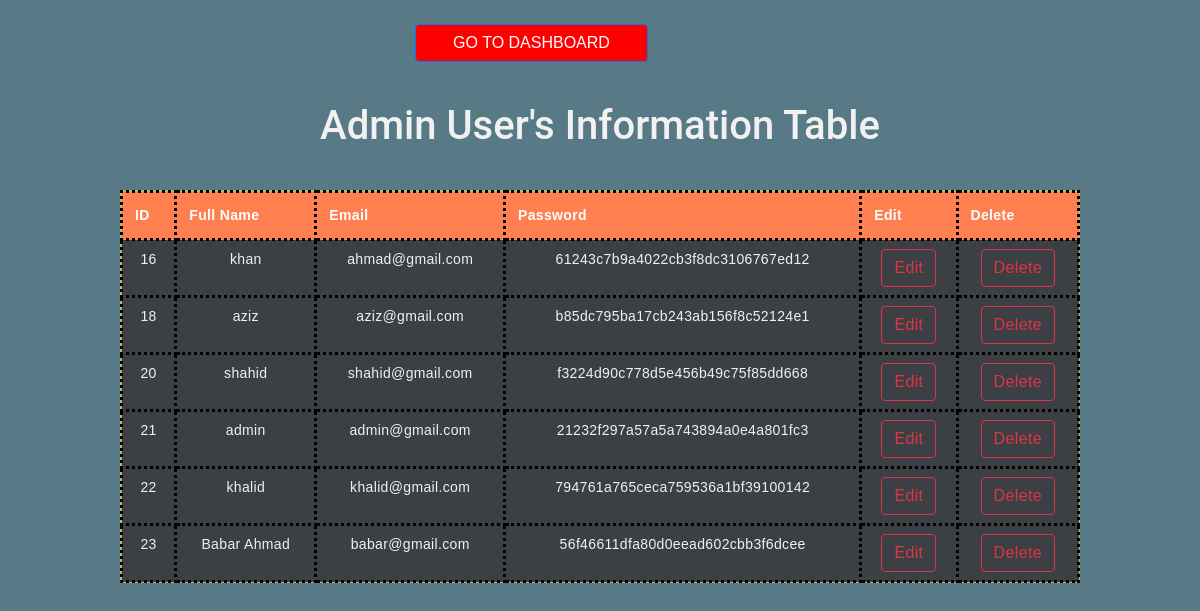
Page /admin/adminedit.php on the committed database.
### tables this page shows
CREATE TABLE `users` (
  `id` int(11) NOT NULL,
  `username` varchar(255) NOT NULL,
  `email` varchar(255) NOT NULL,
  `password` varchar(255) NOT NULL
);

### admin/adminedit.php (the view, shortened to what this page needs)
<!DOCTYPE html>
<html lang="en">
<head>
  <link href="assets/vendor/bootstrap/css/bootstrap.min.css" rel="stylesheet">
  <link href="assets/vendor/icofont/icofont.min.css" rel="stylesheet">
  <link href="assets/vendor/boxicons/css/boxicons.min.css" rel="stylesheet">
  <link href="assets/vendor/owl.carousel/assets/owl.carousel.min.css" rel="stylesheet">
  <link href="assets/vendor/aos/aos.css" rel="stylesheet">
  <link href="css/style.css" rel="stylesheet">
</head>
<body>
<div class="col-md-6 offset-md-4 mt-6"><br>
                  <a href="http://localhost/blood/admin/dashboard/index1.php">     <input type="" name="HOME" class="btn btn-primary" value="GO TO DASHBOARD">  </a>
                  </div>
    <div class="table-container">
        <h1 class="heading"> Admin User's Information Table</h1>
        <table class="table">
                <thead>
                        <tr>
                          <th scope="col"> ID </th>
                          <th scope="col"> Full Name </th>
                          <th scope="col">Email</th>
                          <th scope="col">Password</th>
                          <th scope="col">Edit</th>
                          <th scope="col">Delete</th>
                </thead>
                <?php
include "config.php";
$query=" select * from users";
$data=mysqli_query($conn,$query);
while($result=mysqli_fetch_assoc($data))
{
    echo "
<tr>
<td>".$result['id']."</td>
<td>".$result['username']."</td>
<td>".$result['email']."</td>
<td>".$result['password']."</td>
<td><a href='adminedittable.php? ID=$result[id] &username=$result[username]&email=$result[email]&password=$result[password]'   class='btn btn-outline-danger'>Edit</a></td>
<td><a href='admindelete.php? ID=$result[id]' class='btn btn-outline-danger'>Delete</a></td>
";
}
?>
</table>
        </div>
</body>
</html>

### admin/CSS/style.css (style rules this page uses)
body { font-family: "Open Sans", sans-serif; color: #4d4643; }
a { color: #1bbd36; }
h1, h2, h3, h4, h5, h6 { font-family: "Roboto", sans-serif; }
.btn-primary { color: #fff; background-color: RED; border-color: #007bff; }

### admin/adminedit.php (style rules this page uses)
* { margin:0%; padding: 0%; box-sizing: border-box; }
body { background: #587986; font-family:sans-serif; }
.table-container { padding: 0 10%; margin: 40px auto 0; }
.heading { font-size: 40px; text-align: center; color: #f1f1f1; margin-bottom: 40px; }
.table { width: 100%; border-collapse: collapse; background: darkkhaki; }
.table thead { background: coral; }
.table thead tr th { font-size: 14px; font-weight: 600; letter-spacing: 0.35px; color: #ffffffff; opacity: 1; padding: 12px; vertical-align: top; border:3px dotted black; }
.table tbody tr td { font-size: 14px; letter-spacing: 0.35px; font-weight: normal; color: #f1f1f1; background-color: #3c3f44; padding:8px; text-align: center; border:3px dotted black; }

### rows in the picture
users: id "16", username "khan", email "ahmad@gmail.com", password "61243c7b9a4022cb3f8dc3106767ed12"
users: id "18", username "aziz", email "aziz@gmail.com", password "b85dc795ba17cb243ab156f8c52124e1"
users: id "20", username "shahid", email "shahid@gmail.com", password "f3224d90c778d5e456b49c75f85dd668"
users: id "21", username "admin", email "admin@gmail.com", password "21232f297a57a5a743894a0e4a801fc3"
users: id "22", username "khalid", email "khalid@gmail.com", password "794761a765ceca759536a1bf39100142"
users: id "23", username "Babar Ahmad", email "babar@gmail.com", password "56f46611dfa80d0eead602cbb3f6dcee"
